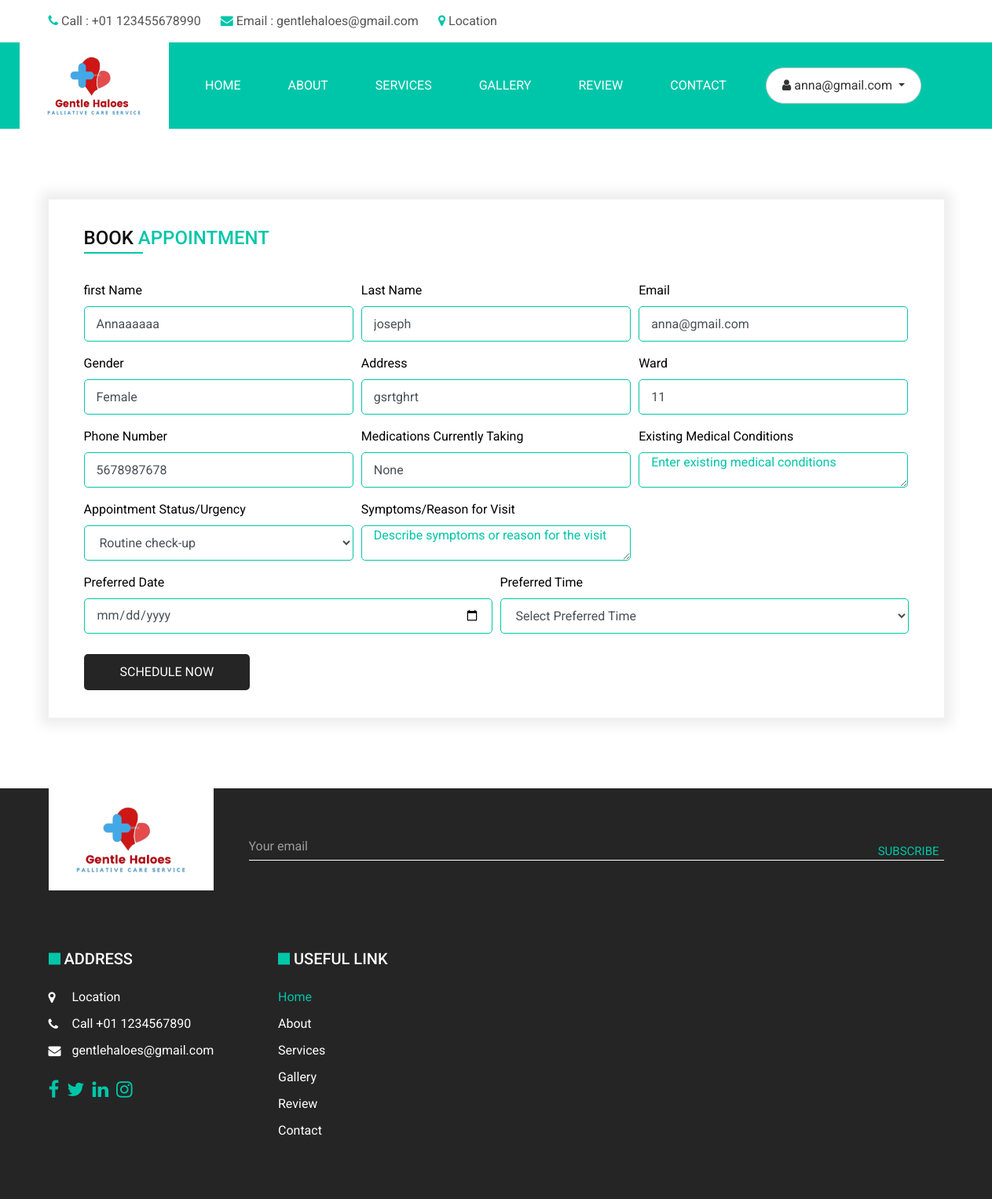
/appointment_form (signed in), run on an earlier commit of the app's database.
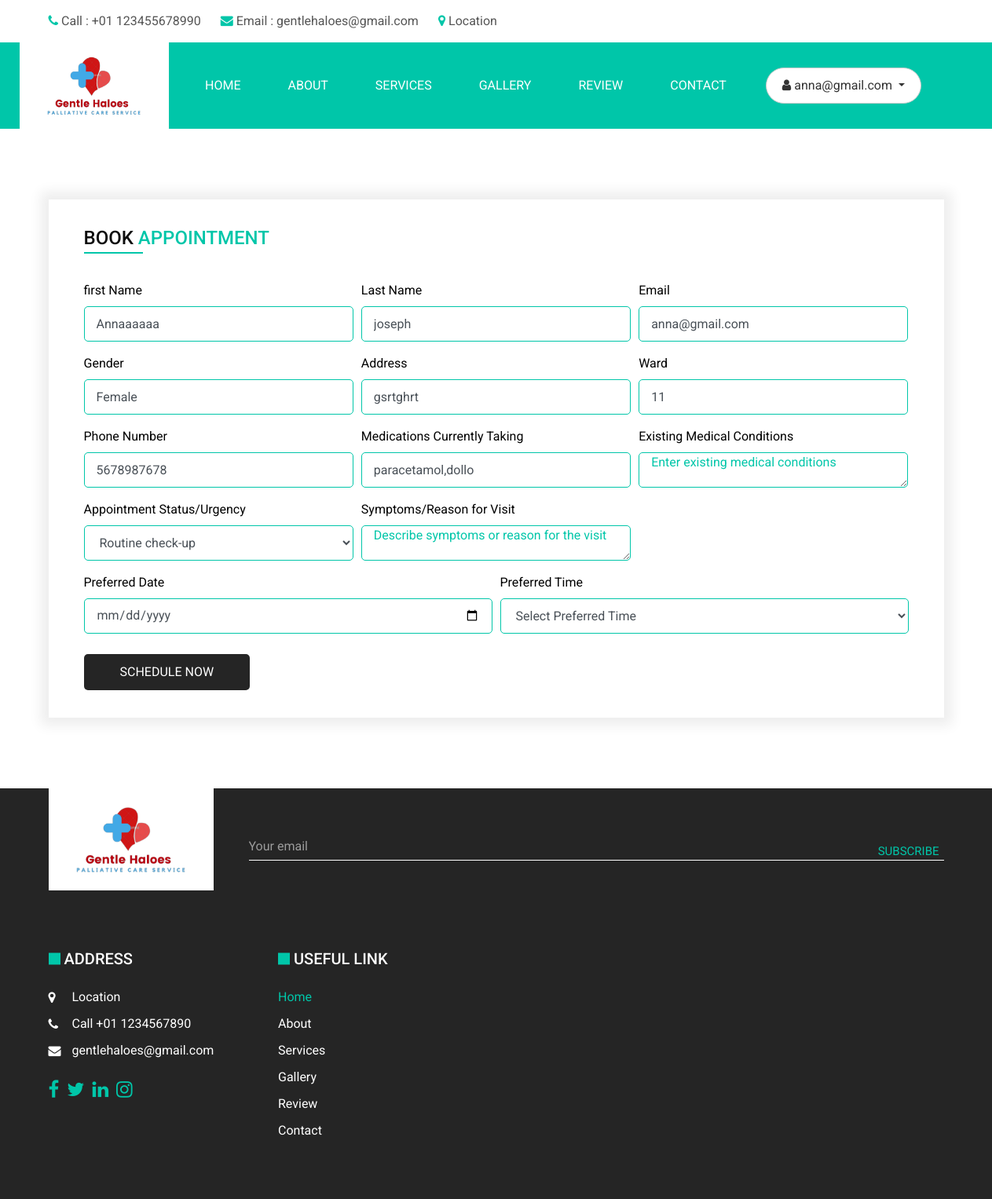
And on a later commit of the database.
### GHapp/models.py (models this page shows, shortened)
class PatientProfile(models.Model):
    user = models.OneToOneField(CustomUser, on_delete=models.CASCADE, blank=True, null=True)
    first_name = models.CharField(max_length=100, null=True,blank=True)
    last_name = models.CharField(max_length=100,null=True,blank=True)
    email = models.EmailField(max_length=100,null=True,blank=True)
    profile_pic = models.ImageField(upload_to='profile_pics/', null=True, blank=True)
    gender = models.CharField(max_length=10, choices=[('Male', 'Male'), ('Female', 'Female')])
    house_name = models.CharField(max_length=100, null=True,blank=True)
    house_no = models.IntegerField(null=True,blank=True)
    address = models.CharField(max_length=255,null=True,blank=True)
    ward = models.CharField(max_length=100)
    pin_code = models.IntegerField(null=True,blank=True)
    phone_number = models.IntegerField(null=True,blank=True)
    current_diagnosis = models.CharField(max_length=100, null=True,blank=True)
    past_med_condition = models.CharField(max_length=100, null=True,blank=True)
    surgical_history = models.CharField(max_length=100, null=True,blank=True)
    allergies = models.CharField(max_length=100, null=True,blank=True)
    height = models.IntegerField(null=True,blank=True)
    weight = models.IntegerField(null=True,blank=True)
    bmi = models.IntegerField(null=True,blank=True)
    medication_names = models.CharField(max_length=100, null=True,blank=True)
    dosage = models.CharField(max_length=12,null=True,blank=True)
    frequency = models.CharField(max_length=12,null=True,blank=True)

### GHapp/views.py (the view)
# urls.py: path('appointment_form', appointment_form, name="appointment_form"),
@login_required(login_url='login_page')
def appointment_form(request,appointment_id=None):
    patientprofile = request.user.patientprofile
    time_slots = []  # Initialize an empty list for time slots
    if request.method == 'POST':
        first_name = request.POST.get('first_name')
        last_name = request.POST.get('last_name')
        email = request.POST.get('email')
        gender = request.POST.get('gender')
        address = request.POST.get('address')
        ward_asha = request.POST.get('ward')
        phone_number = request.POST.get('phone_number')
        medical_conditions = request.POST.get('medical_conditions')
        urgency = request.POST.get('urgency')
        medication_names= request.POST.get('medication_names')
        symptoms = request.POST.get('symptoms')
        preferred_date = request.POST.get('preferred_date')
        preferred_time = request.POST.get('preferred_time')
        appointment = Appointment(
            first_name=first_name,
            last_name=last_name,
            email=email,
            gender=gender,
            address=address,
            ward_asha=ward_asha,
            phone_number=phone_number,
            medical_conditions=medical_conditions,
            urgency=urgency,
            medication_names=medication_names,
            symptoms=symptoms,
            preferred_date=preferred_date,
            preferred_time=preferred_time
        )
        appointment.save()
        return render(request,'appointment.html')
    else:
        start_time = datetime.strptime("06:00 AM", "%I:%M %p")
        end_time = datetime.strptime("09:00 PM", "%I:%M %p")
        interval = timedelta(minutes=30)
        while start_time <= end_time:
            time_slots.append(start_time.strftime("%I:%M %p"))
            start_time += interval
    return render(request, 'appointment.html', {'time_slots': time_slots,'patientprofile': patientprofile,'appointment_id': appointment_id})

### templates/appointment.html (shortened to what the changed rows need)
{% load static%}
<!DOCTYPE html>
<html>
<head>
  <link rel="stylesheet" type="text/css" href="{% static 'css/bootstrap.css' %}" />
  <link rel="stylesheet" type="text/css" href="https://cdnjs.cloudflare.com/ajax/libs/OwlCarousel2/2.3.4/assets/owl.carousel.min.css" />
  <link href="{% static 'css/font-awesome.min.css' %}" rel="stylesheet" />
  <link rel="stylesheet" href="https://cdnjs.cloudflare.com/ajax/libs/jquery-nice-select/1.1.0/css/nice-select.min.css" />
  <link rel="stylesheet" href="https://cdnjs.cloudflare.com/ajax/libs/bootstrap-datepicker/1.3.0/css/datepicker.css">
  <link href="{% static 'css/style.css' %}" rel="stylesheet" />
  <link href="{% static 'css/responsive.css' %}" rel="stylesheet" />
</head>
<body class="sub_page">
<section class="book_section layout_padding">
    <div class="container">
      <div class="row">
        <div class="col">
          <form method="POST" action="" autocomplete="off" enctype="multipart/form-data">
            <div class="form-row">
              <div class="form-group col-lg-4">
                <label for="inputPatientName">first Name</label>
                <input type="text" name="first_name" value="{{ patientprofile.first_name}}" class="form-control" id="inputPatientName" placeholder="Full Name" readonly>
              </div>
              <div class="form-group col-lg-4">
                <label for="inputPatientName">Last Name</label>
                <input type="text" name="last_name" value="{{ patientprofile.last_name}}" class="form-control" id="inputPatientName" placeholder="Full Name" readonly>
              </div>
              <div class="form-group col-lg-4">
                <label for="inputEmail">Email</label>
                <input type="email" name="email" value="{{ patientprofile.email}}" class="form-control" id="inputEmail" placeholder="Email Address" readonly>
              </div>
              <div class="form-group col-lg-4">
                <label for="inputEmail">Gender</label>
                <input type="text" name="gender" value="{{ patientprofile.gender}}" class="form-control" id="inputEmail" placeholder="Email Address" readonly>
              </div>
              <div class="form-group col-lg-4">
                <label for="inputAddress">Address</label>
                <input type="text" class="form-control floating" value="{{ patientprofile.address }}" name="address" readonly>
              </div>
              <div class="form-group col-lg-4">
                <label for="inputAddress">Ward</label>
                <input type="number" class="form-control floating" value="{{ patientprofile.ward }}" name="ward" readonly>
              </div>
            </div>
            <div class="form-row">
              <div class="form-group col-lg-4">
                <label for="inputPhoneNumber">Phone Number</label>
                <input type="tel" name="phone_number" value="{{ patientprofile.phone_number}}" class="form-control" id="inputPhoneNumber"  readonly>
              </div>
              <div class="form-group col-lg-4">
                <label for="inputMedications">Medications Currently Taking</label>
                <input type="text" class="form-control floating" value="{{ patientprofile.medication_names }}" name="medication_names" readonly>
              </div>
            </div>
          </form>
        </div>
      </div>
    </div>
  </section>
</body>
</html>

What changed in the data, as far as the page shows it:
changed PatientProfile "Annaaaaaa": medication_names "None" → "paracetamol,dollo"
